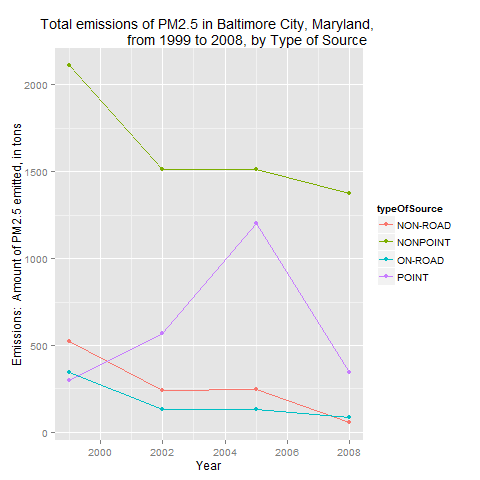

Write the R code that produced this figure.
#==============================================================================
# LUCAS RODRIGUES AMARAL
#==============================================================================
# Function plot3(): 
# Of the four types of sources indicated by the type (point, nonpoint, onroad, 
# nonroad) variable, which of these four sources have seen decreases in 
# emissions from 1999–2008 for Baltimore City? Which have seen increases in 
# emissions from 1999–2008? Use the ggplot2 plotting system to make a plot 
# answer this question.
#==============================================================================
plot3 <- function() {
        
        par(mfrow = c(1, 1))
        
        png(file=".\\plot3.png")
        
        # Test if the dataset has been already created.
        if(!exists("dsPlot3")) {
                
                print("Reading plot3 dataset ...")
                
                dsPlot3 <<- sqldf("select       year,
                                                type as typeOfSource,
                                                sum(Emissions) as Emissions 
                                  from          dsNEI 
                                  where         fips = '24510'
                                  group by      year, typeOfSource 
                                  order by      year, typeOfSource")        
                
        }
        
        par(mfrow = c(1, 1))
        
        png(file=".\\plot3_.png")
        
        # Creates the plot
        p <- qplot(x=year, 
                   y=Emissions, 
                   data=dsPlot3,
                   col=typeOfSource,
                   geom=c("point", "line"),
                   xlab="Year", 
                   ylab="Emissions:  Amount of PM2.5 emitted, in tons",
                   main="Total emissions of PM2.5 in Baltimore City, Maryland, 
                   from 1999 to 2008, by Type of Source")
        
        print(p)
        
        dev.off()
}
